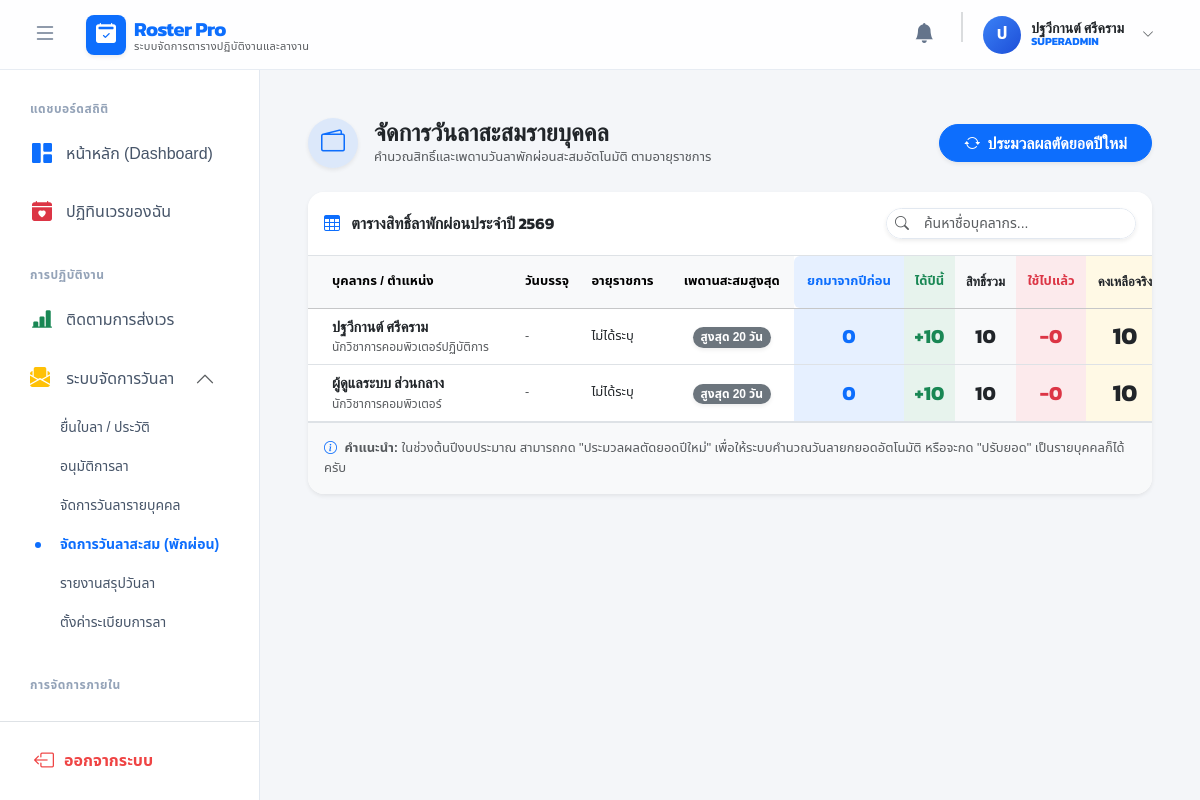
The page /index.php?c=leave&a=balances (signed in) on the database its author committed.
### tables this page shows
CREATE TABLE `users` (
  `id` int(11) NOT NULL,
  `hospital_id` int(11) DEFAULT NULL COMMENT 'รหัสหน่วยบริการ (NULL = แอดมินส่วนกลาง)',
  `name` varchar(100) NOT NULL,
  `phone` varchar(50) DEFAULT NULL,
  `username` varchar(50) NOT NULL,
  `password` varchar(255) NOT NULL,
  `role` enum('SUPERADMIN','ADMIN','DIRECTOR','SCHEDULER','STAFF','HR') NOT NULL DEFAULT 'STAFF',
  `is_active` tinyint(1) NOT NULL DEFAULT 1 COMMENT '1=Active, 0=Suspended',
  `position` varchar(100) DEFAULT NULL COMMENT 'ตำแหน่งการปฏิบัติงาน',
  `employee_type` enum('ข้าราชการ/พนักงานท้องถิ่น','พนักงานจ้างตามภารกิจ','พนักงานจ้างทั่วไป') NOT NULL DEFAULT 'ข้าราชการ/พนักงานท้องถิ่น',
  `start_date` date DEFAULT NULL COMMENT 'วันที่บรรจุ/เริ่มงาน',
  `type` varchar(100) DEFAULT NULL COMMENT 'วิชาชีพ/ตำแหน่ง',
  `position_number` varchar(50) DEFAULT NULL,
  `color_theme` varchar(20) DEFAULT 'primary',
  `sort_order` int(11) DEFAULT 0,
  `created_at` datetime DEFAULT current_timestamp(),
  `display_order` int(11) NOT NULL DEFAULT 0,
  `id_card` varchar(13) DEFAULT NULL,
  `pay_rate_id` int(11) DEFAULT NULL,
  `deleted_at` datetime DEFAULT NULL COMMENT 'เวลาที่ถูกลบ (Soft Delete)'
);

### models/UserModel.php (called while the page is built, shortened)
<?php
class UserModel {
    private $conn;
    private $table_name = "users";
    public function __construct($db) {
        $this->conn = $db;
        $this->conn->setAttribute(PDO::ATTR_ERRMODE, PDO::ERRMODE_EXCEPTION);
        $this->checkAndCreateColumns();
    }
    private function checkAndCreateColumns() {
        try {
            $stmt = $this->conn->query("SHOW COLUMNS FROM " . $this->table_name);
            $existing_columns = $stmt->fetchAll(PDO::FETCH_COLUMN);
            $required_columns = [
                'phone' => 'VARCHAR(20) NULL',
                'type' => 'VARCHAR(100) NULL',
                'color_theme' => "VARCHAR(20) DEFAULT 'primary'",
                'employee_type' => "VARCHAR(100) DEFAULT 'ข้าราชการ/พนักงานท้องถิ่น'",
                'start_date' => 'DATE NULL',
                'sort_order' => 'INT DEFAULT 0',
                'id_card' => 'VARCHAR(13) NULL',
                'position_number' => 'VARCHAR(50) NULL',
                'pay_rate_id' => 'INT NULL',
                'is_active' => "TINYINT(1) NOT NULL DEFAULT 1 COMMENT '1=Active, 0=Suspended'",
                'display_order' => "INT(11) DEFAULT 0",
                'deleted_at' => "DATETIME NULL DEFAULT NULL COMMENT 'เวลาที่ถูกลบ (Soft Delete)'"
            ];
        } catch (PDOException $e) {
            error_log("User Auto-migration failed: " . $e->getMessage());
        }
    }
    public function getAllUsers() {
        $query = "SELECT u.*, h.name as hospital_name, p.name as pay_rate_name
                  FROM " . $this->table_name . " u
                  LEFT JOIN hospitals h ON u.hospital_id = h.id
                  LEFT JOIN pay_rates p ON u.pay_rate_id = p.id
                  WHERE u.deleted_at IS NULL
                  ORDER BY u.hospital_id ASC, u.display_order ASC";
        $stmt = $this->conn->prepare($query);
        $stmt->execute();
        return $stmt->fetchAll(PDO::FETCH_ASSOC);
    }
    public function getAllStaff($hospital_id = null) {
        if ($hospital_id) {
            return $this->getUsersByHospital($hospital_id);
        } else {
            return $this->getAllUsers();
        }
    }
}
?>

### models/LeaveModel.php (called while the page is built, shortened)
<?php
class LeaveModel {
    private $conn;
    public function __construct($db) {
        $this->conn = $db;
    }
    public function getUserLeaveBalances($user_id, $budget_year) {
        $stmt = $this->conn->prepare("SELECT employee_type, start_date FROM users WHERE id = ?");
        $stmt->execute([$user_id]);
        $user = $stmt->fetch(PDO::FETCH_ASSOC);
        $emp_type = $user['employee_type'] ?? '';
        $is_official = (strpos($emp_type, 'ข้าราชการ') !== false || strpos($emp_type, 'พนักงานส่วนท้องถิ่น') !== false);
        $is_mission = (strpos($emp_type, 'ภารกิจ') !== false);
        $is_general = (strpos($emp_type, 'ทั่วไป') !== false);
        $budget_start_date = new DateTime(($budget_year - 1) . "-10-01");
        $start_date = $user['start_date'] ? new DateTime($user['start_date']) : new DateTime();
        $years_of_service = $budget_start_date->diff($start_date)->y;
        $stmt_q = $this->conn->query("SELECT * FROM leave_quotas");
        $quotas = $stmt_q->fetchAll(PDO::FETCH_ASSOC);
        $balances = [];
        foreach ($quotas as $q) {
            $leave_type_id = $q['id'];
            $leave_name = $q['leave_type'];
            $stmt_b = $this->conn->prepare("SELECT * FROM leave_balances WHERE user_id = ? AND budget_year = ? AND leave_type_id = ?");
            $stmt_b->execute([$user_id, $budget_year, $leave_type_id]);
            $current_balance = $stmt_b->fetch(PDO::FETCH_ASSOC);
            $total_allowable = $current_balance['quota_days'] + $current_balance['carried_over_days'];
            $remaining = $total_allowable - $current_balance['used_days'];
            $balances[] = [
                'id' => $current_balance['id'],
                'leave_type_id' => $leave_type_id,
                'leave_type_name' => $leave_name,
                'calculation_type' => $q['calculation_type'] ?? 'WORKING_DAYS',
                'quota_days' => $current_balance['quota_days'],
                'carried_over_days' => $current_balance['carried_over_days'],
                'total_allowable' => $total_allowable,
                'used_days' => $current_balance['used_days'],
                'remaining' => $remaining
            ];
        }
        return $balances;
    }
}
?>

### views/leave/balances.php (the view, shortened to what this page needs)
<?php
function calculateServiceAge($start_date) {
    if (empty($start_date) || $start_date == '0000-00-00') return ['years' => 0, 'months' => 0, 'text' => 'ไม่ได้ระบุ'];
    $start = new DateTime($start_date);
    $today = new DateTime();
    $diff = $today->diff($start);
    return [
        'years' => $diff->y,
        'months' => $diff->m,
        'text' => $diff->y . ' ปี ' . $diff->m . ' เดือน'
    ];
}
$users_balances = $users_balances ?? [];
?>
<div class="container-fluid px-3 px-md-4 py-4">
    <div class="d-flex flex-column flex-md-row justify-content-between align-items-md-center mb-4 gap-3">
        <div class="d-flex align-items-center gap-3">
            <div class="bg-primary bg-opacity-10 text-primary rounded-circle d-flex align-items-center justify-content-center shadow-sm flex-shrink-0" style="width: 50px; height: 50px;">
                <i class="bi bi-wallet2 fs-4"></i>
            </div>
            <div>
                <h2 class="h4 text-dark mb-0 fw-bold">จัดการวันลาสะสมรายบุคคล</h2>
                <p class="text-muted mb-0" style="font-size: 13px;">คำนวณสิทธิ์และเพดานวันลาพักผ่อนสะสมอัตโนมัติ ตามอายุราชการ</p>
            </div>
        </div>
        <div class="d-flex gap-2">
            <form action="index.php?c=leave&a=process_new_year" method="POST" class="m-0" onsubmit="return confirm('ยืนยันการประมวลผลตัดยอดปีใหม่?\n\nระบบจะทำการคำนวณวันลายกมาของทุกคนโดยอัตโนมัติ โดยอ้างอิงจากอายุราชการและระเบียบวันลาพักผ่อน (พนักงานจ้างจะไม่ถูกยกยอดมา)');">
                <button type="submit" class="btn btn-primary rounded-pill fw-bold shadow-sm px-4">
                    <i class="bi bi-arrow-repeat me-1"></i> ประมวลผลตัดยอดปีใหม่
                </button>
            </form>
        </div>
    </div>
    <div class="card shadow-sm border-0 rounded-4 overflow-hidden mb-4">
        <div class="card-header bg-white py-3 border-bottom d-flex flex-wrap align-items-center justify-content-between gap-3">
            <h6 class="m-0 fw-bold text-dark"><i class="bi bi-table text-primary me-2"></i> ตารางสิทธิ์ลาพักผ่อนประจำปี <?= date('Y') + 543 ?></h6>
            <div class="input-group input-group-sm shadow-sm rounded-pill overflow-hidden" style="max-width: 250px; border: 1px solid #e2e8f0;">
                <span class="input-group-text bg-white border-0 text-muted"><i class="bi bi-search"></i></span>
                <input type="text" id="searchBalanceInput" class="form-control border-0 bg-white" placeholder="ค้นหาชื่อบุคลากร...">
            </div>
        </div>
        <div class="card-body p-0">
            <div class="table-responsive custom-scrollbar" style="max-height: 65vh;">
                <table class="table table-hover align-middle mb-0" id="balancesTable" style="min-width: 1000px;">
                    <thead class="table-light text-secondary sticky-top" style="font-size: 13px; z-index: 10;">
                        <tr>
                            <th class="ps-4 py-3">บุคลากร / ตำแหน่ง</th>
                            <th class="py-3">วันบรรจุ</th>
                            <th class="py-3">อายุราชการ</th>
                            <th class="py-3 text-center">เพดานสะสมสูงสุด</th>
                            <th class="py-3 text-center text-primary bg-primary bg-opacity-10 rounded-start">ยกมาจากปีก่อน</th>
                            <th class="py-3 text-center text-success bg-success bg-opacity-10">ได้ปีนี้</th>
                            <th class="py-3 text-center text-dark bg-light fw-bold">สิทธิ์รวม</th>
                            <th class="py-3 text-center text-danger bg-danger bg-opacity-10">ใช้ไปแล้ว</th>
                            <th class="py-3 text-center text-dark bg-warning bg-opacity-10 fw-bold">คงเหลือจริง</th>
                        </tr>
                    </thead>
                    <tbody class="border-top-0" id="balancesTableBody">
                        <?php if (empty($users_balances)): ?>
                            <tr>
                                <td colspan="10" class="text-center py-5 text-muted">
                                    <i class="bi bi-folder2-open fs-1 d-block mb-2 opacity-50"></i> ไม่พบข้อมูลบุคลากรในหน่วยบริการนี้
                                </td>
                            </tr>
                        <?php else: ?>
                            <?php foreach($users_balances as $user):
                                $age = calculateServiceAge($user['start_date']);
                                $max_accumulate = ($age['years'] >= 10) ? 30 : 20;
                                $new_quota = 10;
                                $total_entitlement = min($user['brought_forward'] + $new_quota, $max_accumulate);
                                $remaining = $total_entitlement - $user['used_this_year'];
                                $start_date_text = '-';
                            ?>
                            <tr class="balance-row">
                                <td class="ps-4">
                                    <div class="fw-bold text-dark balance-name" style="font-size: 14.5px;"><?= htmlspecialchars($user['name']) ?></div>
                                    <div class="small text-muted text-truncate" style="font-size: 12px; max-width: 200px;"><?= htmlspecialchars($user['type']) ?></div>
                                </td>
                                <td class="text-muted" style="font-size: 13px;"><?= $start_date_text ?></td>
                                <td class="fw-medium text-dark" style="font-size: 13px;">
                                    <?= $age['text'] ?>
                                </td>
                                <td class="text-center">
                                    <span class="badge <?= $age['years'] >= 10 ? 'bg-warning text-dark' : 'bg-secondary' ?> rounded-pill shadow-sm px-2">
                                        สูงสุด <?= $max_accumulate ?> วัน
                                    </span>
                                </td>
                                <td class="text-center fw-bold text-primary bg-primary bg-opacity-10 fs-5">
                                    <?= floatval($user['brought_forward']) ?>
                                </td>
                                <td class="text-center fw-bold text-success bg-success bg-opacity-10 fs-5">
                                    +<?= $new_quota ?>
                                </td>
                                <td class="text-center fw-bold text-dark bg-light fs-5">
                                    <?= floatval($total_entitlement) ?>
                                </td>
                                <td class="text-center fw-bold text-danger bg-danger bg-opacity-10 fs-5">
                                    -<?= floatval($user['used_this_year']) ?>
                                </td>
                                <td class="text-center fw-bold text-dark bg-warning bg-opacity-10 fs-4">
                                    <?= floatval($remaining) ?>
                                </td>
                            </tr>
                            <?php endforeach; ?>
                        <?php endif; ?>
                    </tbody>
                </table>
            </div>
        </div>
        <div class="card-footer bg-light border-top py-3 text-muted" style="font-size: 13px;">
            <i class="bi bi-info-circle text-primary me-1"></i> <strong>คำแนะนำ:</strong> ในช่วงต้นปีงบประมาณ สามารถกด "ประมวลผลตัดยอดปีใหม่" เพื่อให้ระบบคำนวณวันลายกยอดอัตโนมัติ หรือจะกด "ปรับยอด" เป็นรายบุคคลก็ได้ครับ
        </div>
    </div>
</div>

### views/layouts/header.php (style rules this page uses)
:root { --primary-color: #0d6efd; --sidebar-bg: #ffffff; --navbar-height: 70px; }
body { font-family: 'Noto Sans Thai', sans-serif; background-color: #f4f6f9; height: 100vh; overflow: hidden; margin: 0; padding: 0; -webkit-font-smoothing: antialiased; }
h1, h2, h3, h4, h5, h6, .fw-bold { font-family: 'Kanit', sans-serif; }

### rows shown on the page
users: name "ปฐวีกานต์ ศรีคราม", type "นักวิชาการคอมพิวเตอร์ปฏิบัติการ", start_date_text "-", start_date "ไม่ได้ระบุ", start_date "20", brought_forward "0", new_quota "10", start_date "10", used_this_year "0"
users: name "ผู้ดูแลระบบ ส่วนกลาง", type "นักวิชาการคอมพิวเตอร์", start_date_text "-", start_date "ไม่ได้ระบุ", start_date "20", sort_order "0", new_quota "10", total_entitlement "10", remaining "10"

### other values the page prints
$app_name "Roster Pro"
$app_subtitle "ระบบจัดการตารางปฏิบัติงานและลางาน"
mb_substr($_SESSION['user']['name'], 0, 1, 'UTF-8') "ป"
$_SESSION['user']['name'] "ปฐวีกานต์ ศรีคราม"
$_SESSION['user']['role'] "SUPERADMIN"
